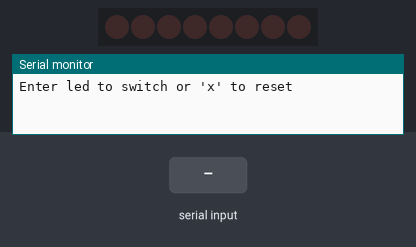
Bench run of a sketch on a simulated Arduino Uno, built with avr-gcc and run on an emulated ATmega328P. Parts: 8 shift-register outputs drawn as a row of LEDs (first output left, lit = HIGH), the last lines printed to the serial monitor. Wiring (inferred from the names in the program): shift register (74HC595): data pin 11; shift clock pin 12; latch pin 8. Wiring (inferred from the signals the program sends): row of LEDs: on Q0, Q1, Q2, Q3, Q4, Q5, Q6, Q7. The inputs (shaded band) are chosen by the test bench.

Above: at 1.2 s.
1.3 s: "30,150\n" received over Serial
At 2.1 s:
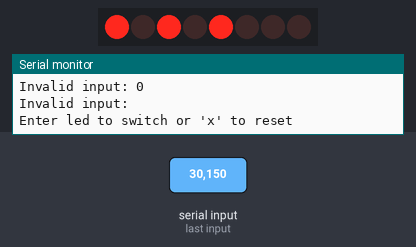
2.8 s: "30,150\n" received over Serial
At 2.81 s:
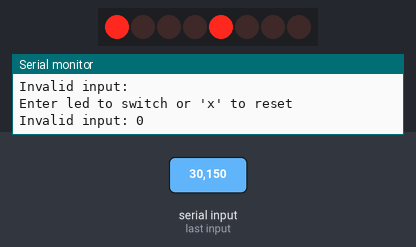
Timing chart, 0 to 5.8 s (numbered marks = the images above; inputs shaded):
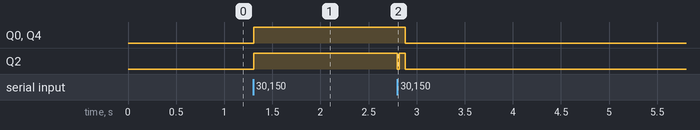

Measured:
- after the input at 1.3 s, Q0, Q2, Q4: LOW → HIGH at once
- after the input at 2.8 s, Q0, Q4: HIGH → LOW after 0.08 s; Q2: HIGH → LOW at once, → HIGH 0.02 s later, → LOW 0.06 s later

The sketch:

74hc595.ino
```cpp
//Pin connected to ST_CP of 74HC595
int latchPin = 8;
//Pin connected to SH_CP of 74HC595
int clockPin = 12;
////Pin connected to DS of 74HC595
int dataPin = 11;

// Track which LEDs are on/offf
int matrix = 0;

// NOTE: Serial.print is freaking slow!

void setup() {
  Serial.begin(9600);
  pinMode(latchPin, OUTPUT);
  pinMode(clockPin, OUTPUT);
  pinMode(dataPin, OUTPUT);
  shiftMatrix(0);
  printPrompt();
}

void printPrompt() {
  Serial.println("Enter led to switch or 'x' to reset");
}

void loop() {
  // Looks dumb but reduces the wait on serial IO (println) which we only want to print after all input is successufully processed.
  // Empirically I'm seeing a println take ~10ms so it shouldd be avoided - adding "debug" prints is horrific for "performance"
  // As an example try an initial input of 1357 followed by 12345678123456781234567812345678123456781234567812345678123456781234567812345678
  // with some daditional Serial.println statements
  if (Serial.available()) {
    while (Serial.available() > 0) {
      while (Serial.available() > 0) {
        onAvailable();
      }
      delay(1);
    }
    printPrompt();
  }
}

void onAvailable() {
  char input = Serial.read();

  if (input == 'x') {
    matrix = 0;
  } else {
    int number = input - '0';
    if (number > 0 && number < 9) {
      int bin = 1 << (number - 1);
      matrix = matrix ^ bin;
    } else {
      Serial.print("Invalid input: ");
      Serial.println(input);
    }
  }

  shiftMatrix(matrix);
}

void shiftMatrix(const unsigned int matrix) {
  digitalWrite(latchPin, LOW);
  myShiftOut(dataPin, clockPin, MSBFIRST, matrix);
//  shiftOut(dataPin, clockPin, MSBFIRST, matrix);
  digitalWrite(latchPin, HIGH);
}

// Arduino already provides shiftOut as well as SPI but useful to know what's going on
void myShiftOut(int dataPin, int clockPin, int order, int matrix) {
  int bitValue;
  for (int i = 0; i < 8; i++) {
    if (order == MSBFIRST) {
      bitValue = !!(matrix & (1 << (7 - i)));
    } else { //LSBFIRST
      bitValue = !!(matrix & (1 << i));
    }

    digitalWrite(dataPin, bitValue);
    digitalWrite(clockPin, HIGH);
    digitalWrite(clockPin, LOW);
  }
}
```
